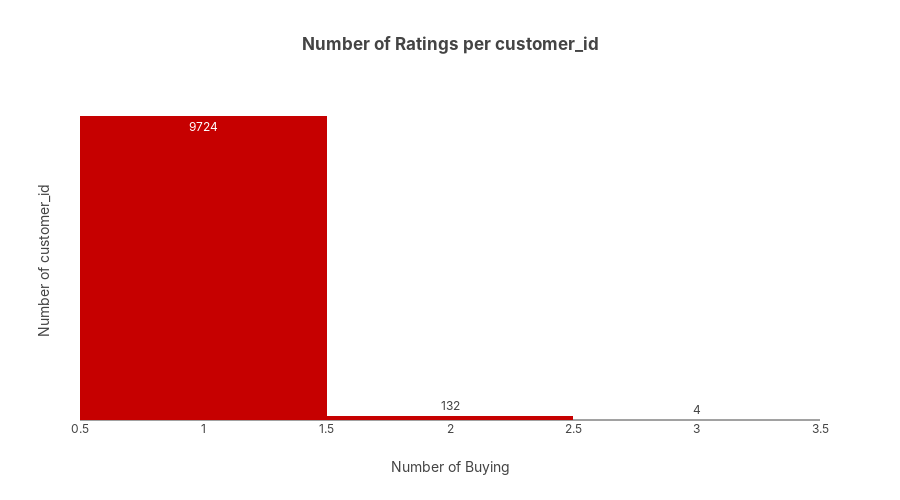
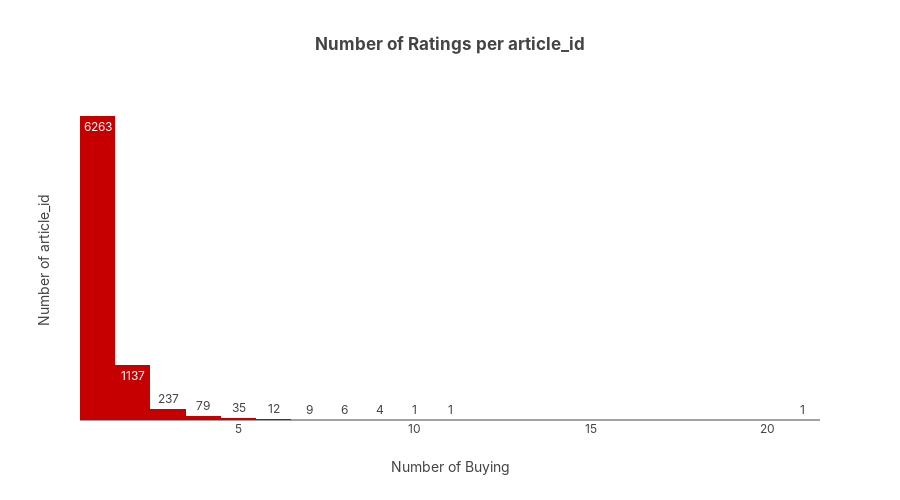

These figures' notebook cell, in order:
### Markdown cell above
## User-Item distribution

### Code cell
def plot_user_rating_distribution(df, col = "customer_id", width = 12000):
    user_rating_counts = df.groupby(col).size().reset_index(name = "rating_count")

    fig = px.histogram(
        user_rating_counts,
        x = "rating_count",
        labels={"rating_count": "Number of Buying"},
        title=f"Number of Ratings per {col}",
        text_auto=True,
        height=500,
        width=width,
    )

    fig.update_yaxes(title_text=f"Number of {col}")

    fig.show()

plot_user_rating_distribution(train_sample_df, col="customer_id", width=None)
plot_user_rating_distribution(train_sample_df, col="article_id", width=None)

### Figure 1 — Plotly figure (JSON) as saved in the notebook; plotly's stock layout.template omitted (floating-point values rounded to 4 significant figures; data arrays with more than 128 entries replaced by an {"elided": "..."} marker saying what was removed)
{"data": [{"alignmentgroup": "True", "bingroup": "x", "hovertemplate": "Number of Buying=%{x}<br>count=%{y}<extra></extra>", "legendgroup": "", "marker": {"color": "#c60000", "pattern": {"shape": ""}}, "name": "", "offsetgroup": "", "orientation": "v", "showlegend": false, "texttemplate": "%{value}", "type": "histogram", "x": {"elided": "9860 int values"}, "xaxis": "x", "yaxis": "y"}], "layout": {"barmode": "relative", "height": 500, "legend": {"tracegroupgap": 0}, "title": {"text": "Number of Ratings per customer_id"}, "xaxis": {"anchor": "y", "domain": [0, 1], "title": {"text": "Number of Buying"}}, "yaxis": {"anchor": "x", "domain": [0, 1], "title": {"text": "Number of customer_id"}}}}

### Figure 2 — Plotly figure (JSON) as saved in the notebook; plotly's stock layout.template omitted (floating-point values rounded to 4 significant figures; data arrays with more than 128 entries replaced by an {"elided": "..."} marker saying what was removed)
{"data": [{"alignmentgroup": "True", "bingroup": "x", "hovertemplate": "Number of Buying=%{x}<br>count=%{y}<extra></extra>", "legendgroup": "", "marker": {"color": "#c60000", "pattern": {"shape": ""}}, "name": "", "offsetgroup": "", "orientation": "v", "showlegend": false, "texttemplate": "%{value}", "type": "histogram", "x": {"elided": "7785 int values"}, "xaxis": "x", "yaxis": "y"}], "layout": {"barmode": "relative", "height": 500, "legend": {"tracegroupgap": 0}, "title": {"text": "Number of Ratings per article_id"}, "xaxis": {"anchor": "y", "domain": [0, 1], "title": {"text": "Number of Buying"}}, "yaxis": {"anchor": "x", "domain": [0, 1], "title": {"text": "Number of article_id"}}}}
